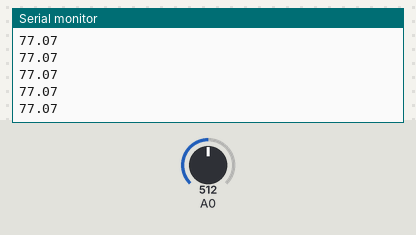
A sketch run on a simulated Arduino Uno, built with avr-gcc and run on an emulated ATmega328P. Parts: the last lines printed to the serial monitor. The test bench sets the inputs (shaded band); at power-on: A0 = 512.

Above: at 1.2 s.
1.3 s: A0 set to 716
At 1.69 s:
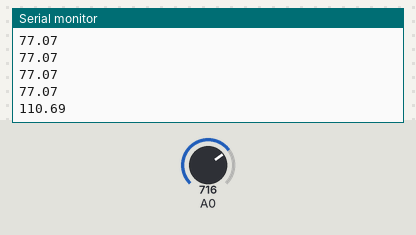
2.8 s: A0 set to 900
At 2.94 s:
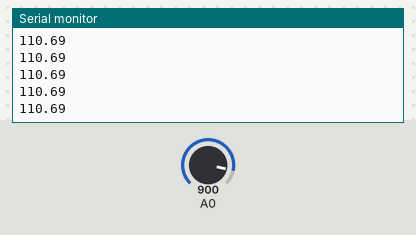
Timing chart, 0 to 5.8 s (numbered marks = the images above; inputs shaded):
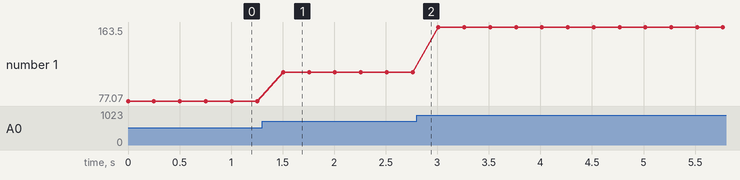

The sketch:

sketch_oct07a.ino
```cpp
//arduino setup
void setup() {
  // put your setup code here, to run once:
  Serial.begin(9600);
}

//loop through and send temperature data via serial
void loop() {
  //read from grove port a
  int a = analogRead(0);

  //voltage to fahrenheight
  const int B = 4275;               // B value of the thermistor
  const int R0 = 100000;            // R0 = 100k
  float R = 1023.0/a-1.0;
  R = R0*R;
  float temperature = 1.8 * (1.0/(log(R/R0)/B+1/298.15)-273.15) + 32; // convert to temperature via datasheet

  //send every 1/5 second
  Serial.println(temperature);
  delay(250);
}
```

Measured:
- after the input at 1.3 s, the serial monitor: prints a new line after 0.21 s (image 1)
- plotted number 1: 77.07 → 110.69 after the input at 1.3 s, 110.69 → 163.5 after the input at 2.8 s
